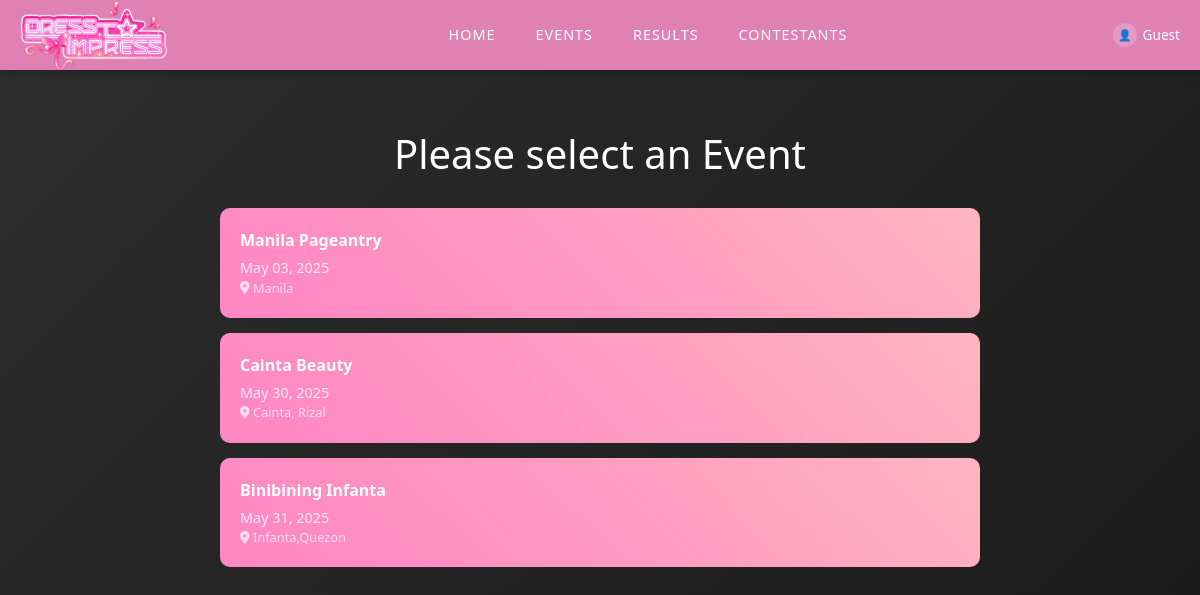
Page /contestantHome.php on the committed database.
### tables this page shows
CREATE TABLE `contest_table` (
  `contest_id` int(11) NOT NULL AUTO_INCREMENT,
  `contest_name` varchar(45) DEFAULT NULL,
  `contest_date` date DEFAULT NULL,
  `location` varchar(45) DEFAULT NULL,
  PRIMARY KEY (`contest_id`)
);

### contestantHome.php (the view, shortened to what this page needs)
<!DOCTYPE html>
<html>
<head>
	<link rel="stylesheet" href="navbar.css">
	<link rel="stylesheet" href="contestant.css">
	<link href="https://cdn.jsdelivr.net/npm/bootstrap@5.3.3/dist/css/bootstrap.min.css" rel="stylesheet">
</head>
<body>
	<?php
	require_once "connection.php";
	$query = "SELECT * FROM contest_table ORDER BY contest_date ASC";
	$result = $conn->query($query);
	?>
	<nav class="navbar">
		<div class="navbar-container">
			<a class="navbar-brand" href="#" onclick="goToHome()">
				<img src="dresstoimpress.png" alt="Dress to Impress Logo" height="45">
			</a>
			<div class="navbar-links">
				<a href="userHome.php" onclick="goToPage('home')">HOME</a>
				<a href="eventsHome.php" onclick="goToPage('events')">EVENTS</a>
				<a href="resultHome.php" onclick="goToPage('results')">RESULTS</a>
				<a href="contestantHome.php" onclick="goToPage('contestants')">CONTESTANTS</a>
			</div>
			<a href="#" class="user-info" onclick="goToUserProfile()">
				<div class="user-avatar">👤</div>
				<span id="username"><?php echo isset($_SESSION['username']) ? htmlspecialchars($_SESSION['username']) : 'Guest'; ?></span>
			</a>
		</div>
	</nav>
	<div class="event-container">
		<h1>Please select an Event</h1>
		<?php
		if ($result->num_rows > 0) {
			while ($contest = $result->fetch_assoc()) {
				$contestId = htmlspecialchars($contest['contest_id']);
				$contestName = htmlspecialchars($contest['contest_name']);
				$contestDate = date('F d, Y', strtotime($contest['contest_date']));
				$location = htmlspecialchars($contest['location']);
				echo "<a href='event1.php?id={$contestId}' class='event-button' onclick='goToEvent(\"{$contestId}\")'>";
				echo "<strong>{$contestName}</strong>";
				echo "<span class='event-date'>{$contestDate}</span>";
				echo "<span class='event-location'><i class='fas fa-map-marker-alt'></i> {$location}</span>";
				echo "</a>";
			}
		} else {
			echo "<div class='no-events'>";
			echo "<h3>No Events Available</h3>";
			echo "<p>Check back later for upcoming events!</p>";
			echo "</div>";
		}
		?>
	</div>
</body>
</html>

### navbar.css (style rules this page uses)
.navbar { background: #DF81B3; position: sticky; top: 0; z-index: 1000; box-shadow: 0 2px 10px rgba(0, 0, 0, 0.3); padding: 8px 0; height: 70px; }
.navbar-container { display: flex; align-items: center; justify-content: space-between; width: 100%; max-width: 1400px; margin: 0 auto; padding: 0 20px; height: 100%; }
.navbar-brand { font-weight: bold; font-size: 1.2rem; color: white !important; text-decoration: none; flex-shrink: 0; min-width: 200px; display: flex; align-items: center; }
.navbar-brand img { height: 55px; width: auto; transform: scale(1.3); transform-origin: left center; }
.navbar-links { display: flex; align-items: center; list-style: none; margin: 0; padding: 0; gap: 40px; flex: 1; justify-content: center; }
.navbar-links a { color: white !important; font-weight: 500; text-decoration: none; transition: all 0.3s ease; font-size: 0.9rem; text-transform: uppercase; letter-spacing: 1px; white-space: nowrap; padding: 5px 0; }
.user-info { display: flex; align-items: center; color: white; text-decoration: none; transition: all 0.3s ease; flex-shrink: 0; min-width: 120px; justify-content: flex-end; }
.user-avatar { width: 24px; height: 24px; border-radius: 50%; background: rgba(255, 255, 255, 0.2); display: flex; align-items: center; justify-content: center; margin-right: 6px; font-size: 11px; flex-shrink: 0; }
.user-info span { font-size: 0.85rem; max-width: 80px; overflow: hidden; text-overflow: ellipsis; white-space: nowrap; }

### contestant.css (style rules this page uses)
body { background: linear-gradient(135deg, #2d2d2d 0%, #1a1a1a 100%); color: white; font-family: 'Arial', sans-serif; margin: 0; padding: 0; min-height: 100vh; }
.event-container { max-width: 800px; margin: 40px auto; padding: 20px; }
.event-container h1 { text-align: center; margin-bottom: 30px; color: #fff; }
.event-button { position: relative; display: block; width: 100%; padding: 20px; margin: 15px 0; text-decoration: none; color: #fff; background: linear-gradient(45deg, #FF69B4, #FFB6C1); border-radius: 10px; transition: transform 0.3s ease, box-shadow 0.3s ease; overflow: hidden; }
.event-button::after { content: ''; position: absolute; top: 0; left: 0; width: 100%; height: 100%; background: linear-gradient(45deg, rgba(255,255,255,0.2), transparent); transition: transform 0.3s ease; }
.event-date { font-size: 0.9em; opacity: 0.8; display: block; margin-top: 5px; }
.event-location { font-size: 0.8em; opacity: 0.7; display: block; }

### rows in the picture
contest_table: contest_name "Manila Pageantry", contest_date "May 03, 2025", location "Manila"
contest_table: contest_name "Cainta Beauty", contest_date "May 30, 2025", location "Cainta, Rizal"
contest_table: contest_name "Binibining Infanta", contest_date "May 31, 2025", location "Infanta,Quezon"
